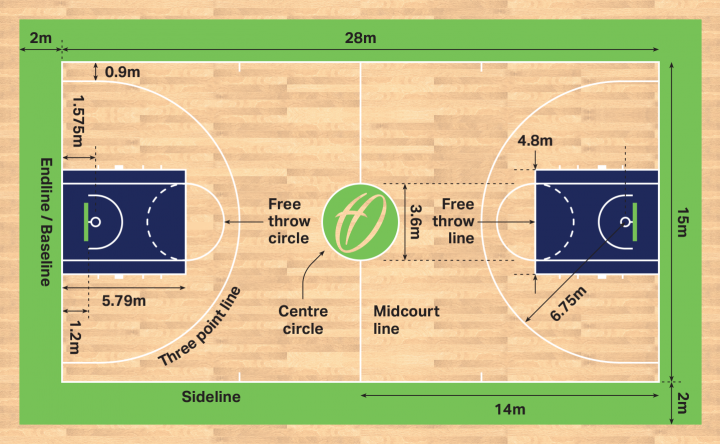
#> input picture scouting-service/images/basketball-court-dimensions.png, 720 x 444 px
$ python -i court_detector.py   (imports and definitions only)
#> lines starting #> are read from the running program, lines starting #| are printed output that depends on the picture; after the words box and inside, x2 and y2 are one past the last pixel; in counts of white or black regions, pixels touching at a corner belong together
#> further down, picture is the input picture: shape (444, 720, 3); mean B, G, R 133.7, 186.9, 191.1
"""
Advanced basketball court detection service using computer vision.

This module provides state-of-the-art court detection capabilities including:
- Line detection using Hough transforms
- Court corner detection and perspective correction
- Court feature recognition (three-point line, paint area, etc.)
- Homography matrix calculation for real-world coordinate mapping
"""

import cv2
import numpy as np
from typing import Dict, List, Tuple, Optional, Any
import logging
from dataclasses import dataclass
import math

logger = logging.getLogger(__name__)


@dataclass
class CourtFeatures:
    """Data class for storing detected court features."""
    corners: Optional[List[Tuple[float, float]]] = None
    three_point_line: Optional[List[Tuple[float, float]]] = None
    free_throw_line: Optional[List[Tuple[float, float]]] = None
    center_circle: Optional[Dict[str, float]] = None  # {"center": [x, y], "radius": r}
    paint_area: Optional[List[Tuple[float, float]]] = None
    homography_matrix: Optional[np.ndarray] = None
    confidence_score: float = 0.0


class CourtDetector:
    """
    Advanced basketball court detection using multiple computer vision techniques.

    This class implements a robust court detection pipeline that can handle
    various camera angles, lighting conditions, and court types.
    """

    def __init__(self, config: Optional[Dict[str, Any]] = None):
        """
        Initialize the court detector with configuration parameters.

        Args:
            config: Configuration dictionary with detection parameters
        """
        self.config = config or {}

        # Standard basketball court dimensions (in feet)
        self.court_length = 94.0  # NBA court length
        self.court_width = 50.0   # NBA court width
        self.three_point_distance = 23.75  # NBA three-point line distance
        self.free_throw_line_distance = 15.0
        self.key_width = 16.0
        self.key_height = 19.0
        self.center_circle_radius = 6.0

        # Detection parameters
        self.line_detection_params = {
            'rho': 1,
            'theta': np.pi / 180,
            'threshold': 100,
            'min_line_length': 50,
            'max_line_gap': 10
        }

        # Update with user config
        if 'line_detection' in self.config:
            self.line_detection_params.update(self.config['line_detection'])

    def detect_court(self, frame: np.ndarray) -> CourtFeatures:
        """
        Detect basketball court features in a video frame.

        Args:
            frame: Input video frame as numpy array (BGR format)

        Returns:
            CourtFeatures object containing detected court elements
        """
        try:
            logger.debug("Starting court detection")

            # Preprocess the frame
            processed_frame = self._preprocess_frame(frame)

            # Detect lines using Hough transform
            lines = self._detect_lines(processed_frame)

            if lines is None or len(lines) == 0:
                logger.warning("No lines detected in frame")
                return CourtFeatures(confidence_score=0.0)

            # Filter and classify lines
            court_lines = self._filter_court_lines(lines, frame.shape)

            # Detect court corners
            corners = self._detect_court_corners(court_lines, frame.shape)

            # Detect specific court features
            features = CourtFeatures()
            features.corners = corners

            if corners and len(corners) >= 4:
                # Calculate homography matrix
                features.homography_matrix = self._calculate_homography(corners)

                # Detect court features
                features.three_point_line = self._detect_three_point_line(processed_frame, corners)
                features.free_throw_line = self._detect_free_throw_line(processed_frame, corners)
                features.center_circle = self._detect_center_circle(processed_frame, corners)
                features.paint_area = self._detect_paint_area(processed_frame, corners)

                # Calculate confidence score
                features.confidence_score = self._calculate_confidence_score(features)

            logger.debug(f"Court detection completed with confidence: {features.confidence_score}")
            return features

        except Exception as e:
            logger.error(f"Error in court detection: {str(e)}")
            return CourtFeatures(confidence_score=0.0)

    def _preprocess_frame(self, frame: np.ndarray) -> np.ndarray:
        """
        Preprocess the frame for better line detection.

        Args:
            frame: Input frame

        Returns:
            Preprocessed frame optimized for line detection
        """
        # Convert to grayscale
        gray = cv2.cvtColor(frame, cv2.COLOR_BGR2GRAY)
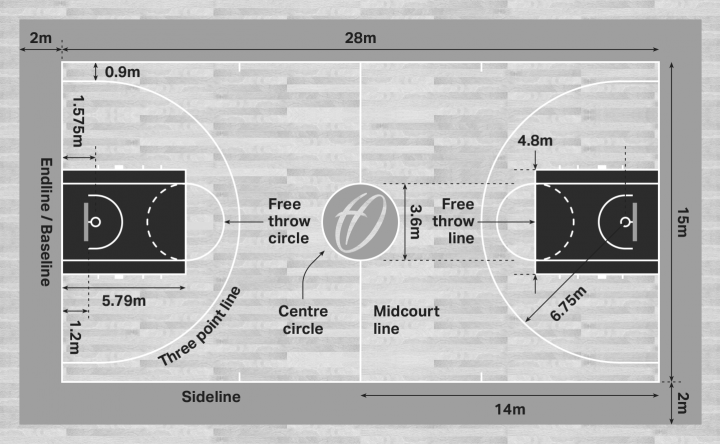
#> gray: shape (444, 720); min 31, max 255, mean 182.1

        # Apply Gaussian blur to reduce noise
        blurred = cv2.GaussianBlur(gray, (5, 5), 0)
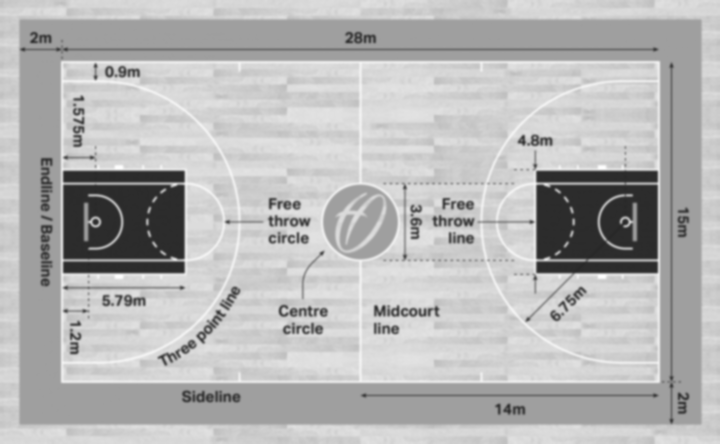
#> blurred: shape (444, 720); min 40, max 254, mean 182.1

        # Apply adaptive histogram equalization
        clahe = cv2.createCLAHE(clipLimit=2.0, tileGridSize=(8, 8))
        enhanced = clahe.apply(blurred)
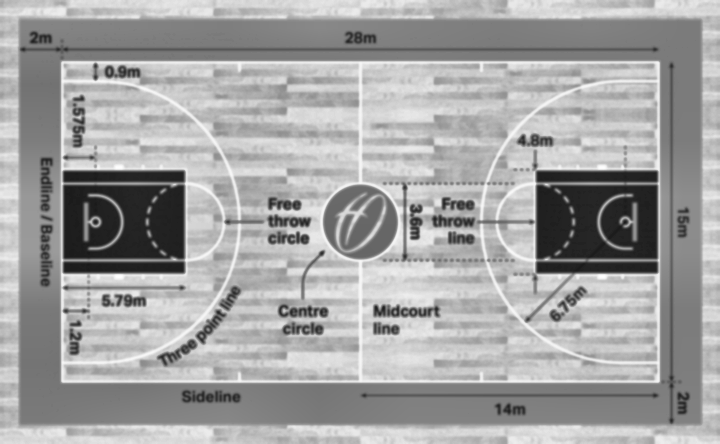
#> enhanced: shape (444, 720); min 25, max 254, mean 162.7

        # Edge detection using Canny
        edges = cv2.Canny(enhanced, 50, 150, apertureSize=3)
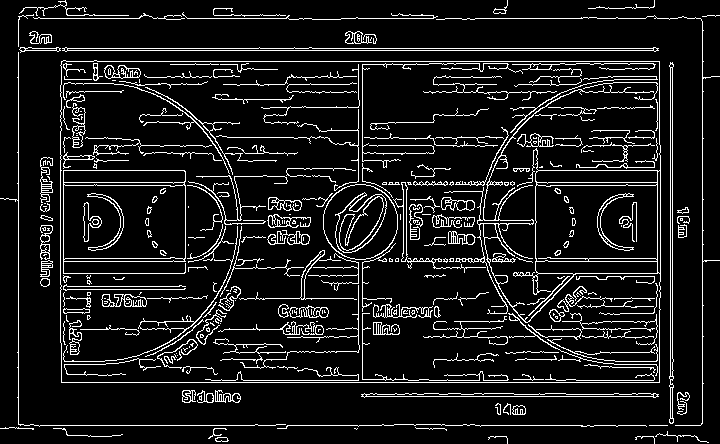
#> edges: shape (444, 720); 10.1% white in thin lines or dots

        # Morphological operations to connect broken lines
        kernel = np.ones((3, 3), np.uint8)
        edges = cv2.morphologyEx(edges, cv2.MORPH_CLOSE, kernel)
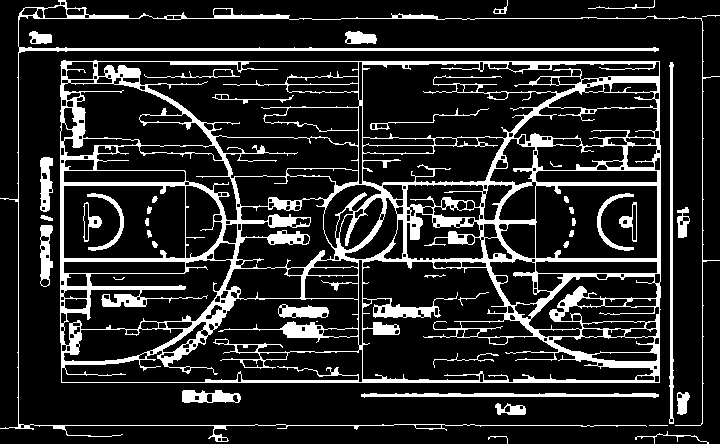
#> edges: shape (444, 720); 15.8% white; 43 white regions (4 under 20 px), largest, box (x1, y1, x2, y2) and area: (60, 60, 661, 383) 37083, (0, 0, 720, 442) 5414, (669, 62, 674, 424) 1108

        return edges

    def _detect_lines(self, processed_frame: np.ndarray) -> Optional[np.ndarray]:
        """
        Detect lines using probabilistic Hough transform.

        Args:
            processed_frame: Preprocessed frame with edges

        Returns:
            Array of detected lines or None if no lines found
        """
        lines = cv2.HoughLinesP(
            processed_frame,
            rho=self.line_detection_params['rho'],
            theta=self.line_detection_params['theta'],
            threshold=self.line_detection_params['threshold'],
            minLineLength=self.line_detection_params['min_line_length'],
            maxLineGap=self.line_detection_params['max_line_gap']
        )
#> lines = 204 rows, first 6: [61, 382, 672, 382], [19, 49, 658, 49], [19, 48, 658, 48], [19, 50, 658, 50], [18, 425, 393, 425], [313, 259, 672, 259]

        return lines

    def _filter_court_lines(self, lines: np.ndarray, frame_shape: Tuple[int, int, int]) -> List[Tuple[float, float, float, float]]:
        """
        Filter and classify detected lines to identify court boundaries.

        Args:
            lines: Raw detected lines
            frame_shape: Shape of the input frame

        Returns:
            List of filtered court lines
        """
#> called with lines = array of shape (204, 1, 4), frame_shape = (444, 720, 3)
        if lines is None:
            return []

        height, width = frame_shape[:2]
        court_lines = []

        for line in lines:
            x1, y1, x2, y2 = line[0]

            # Calculate line length and angle
            length = np.sqrt((x2 - x1)**2 + (y2 - y1)**2)
            angle = np.arctan2(y2 - y1, x2 - x1) * 180 / np.pi

            # Filter lines based on length and position
            if length > min(width, height) * 0.1:  # Minimum length threshold
                # Normalize angle to 0-180 range
                angle = abs(angle)
                if angle > 90:
                    angle = 180 - angle

                # Keep lines that are roughly horizontal or vertical
                if angle < 15 or angle > 75:  # Allow some tolerance
                    court_lines.append((x1, y1, x2, y2))
#> this loop made 204 passes
#> (x1, y1, x2, y2, length, angle) on passes 1 to 12: (61, 382, 672, 382, 611, 0), (19, 49, 658, 49, 639, 0), (19, 48, 658, 48, 639, 0), (19, 50, 658, 50, 639, 0), (18, 425, 393, 425, 375, 0), (313, 259, 672, 259, 359, 0), (61, 61, 659, 61, 598, 0), (41, 260, 260, 260, 219, 0), (153, 18, 311, 18, 158, 0), (335, 183, 672, 183, 337, 0), (205, 380, 672, 380, 467, 0), (382, 261, 514, 261, 132, 0)

        return court_lines

    def _detect_court_corners(self, lines: List[Tuple[float, float, float, float]],
                            frame_shape: Tuple[int, int, int]) -> Optional[List[Tuple[float, float]]]:
        """
        Detect court corners from filtered lines.

        Args:
            lines: Filtered court lines
            frame_shape: Shape of the input frame

        Returns:
            List of detected corner points or None if insufficient corners found
        """
#> called with frame_shape = (444, 720, 3)
        if len(lines) < 4:
            return None

        height, width = frame_shape[:2]
        corners = []

        # Find intersections between lines
        for i, line1 in enumerate(lines):
            for j, line2 in enumerate(lines[i+1:], i+1):
                intersection = self._line_intersection(line1, line2)
                if intersection:
                    x, y = intersection
                    # Check if intersection is within frame bounds
                    if 0 <= x <= width and 0 <= y <= height:
                        corners.append((x, y))
#> this loop made 179 passes

        if len(corners) < 4:
            return None

        # Sort corners to form a quadrilateral
        corners = self._sort_corners(corners)

        # Return the 4 most likely court corners
        return corners[:4] if len(corners) >= 4 else None

    def _line_intersection(self, line1: Tuple[float, float, float, float],
                          line2: Tuple[float, float, float, float]) -> Optional[Tuple[float, float]]:
        """
        Calculate intersection point of two lines.

        Args:
            line1: First line (x1, y1, x2, y2)
            line2: Second line (x1, y1, x2, y2)

        Returns:
            Intersection point (x, y) or None if lines are parallel
        """
        x1, y1, x2, y2 = line1
        x3, y3, x4, y4 = line2

        denom = (x1 - x2) * (y3 - y4) - (y1 - y2) * (x3 - x4)
        if abs(denom) < 1e-10:  # Lines are parallel
            return None

        t = ((x1 - x3) * (y3 - y4) - (y1 - y3) * (x3 - x4)) / denom

        x = x1 + t * (x2 - x1)
        y = y1 + t * (y2 - y1)

        return (x, y)

    def _sort_corners(self, corners: List[Tuple[float, float]]) -> List[Tuple[float, float]]:
        """
        Sort corners in clockwise order starting from top-left.

        Args:
            corners: List of corner points

        Returns:
            Sorted list of corners
        """
        # Convert to numpy array for easier manipulation
        corners_array = np.array(corners)

        # Find centroid
        centroid = np.mean(corners_array, axis=0)

        # Calculate angles from centroid
        angles = np.arctan2(corners_array[:, 1] - centroid[1],
                           corners_array[:, 0] - centroid[0])

        # Sort by angle
        sorted_indices = np.argsort(angles)
        sorted_corners = corners_array[sorted_indices]

        return [(float(x), float(y)) for x, y in sorted_corners]

    def _calculate_homography(self, corners: List[Tuple[float, float]]) -> Optional[np.ndarray]:
        """
        Calculate homography matrix for perspective transformation.

        Args:
            corners: Detected court corners

        Returns:
            3x3 homography matrix or None if calculation fails
        """
        if len(corners) < 4:
            return None

        try:
            # Source points (detected corners)
            src_points = np.array(corners[:4], dtype=np.float32)

            # Destination points (standard court rectangle)
            dst_points = np.array([
                [0, 0],                    # Top-left
                [self.court_width, 0],     # Top-right
                [self.court_width, self.court_length],  # Bottom-right
                [0, self.court_length]     # Bottom-left
            ], dtype=np.float32)

            # Calculate homography matrix
            homography_matrix = cv2.getPerspectiveTransform(src_points, dst_points)

            return homography_matrix

        except Exception as e:
            logger.error(f"Error calculating homography: {str(e)}")
            return None

    def _detect_three_point_line(self, processed_frame: np.ndarray,
                                corners: List[Tuple[float, float]]) -> Optional[List[Tuple[float, float]]]:
        """
        Detect three-point line using template matching and curve detection.

        Args:
            processed_frame: Preprocessed frame
            corners: Detected court corners

        Returns:
            List of points forming the three-point line
        """
        # This is a simplified implementation
        # In a full implementation, you would use more sophisticated curve detection
        try:
            # Use HoughCircles to detect circular arcs
            circles = cv2.HoughCircles(
                processed_frame,
                cv2.HOUGH_GRADIENT,
                dp=1,
                minDist=100,
                param1=50,
                param2=30,
                minRadius=50,
                maxRadius=200
            )

            if circles is not None:
                circles = np.round(circles[0, :]).astype("int")
                # Return the largest circle as potential three-point arc
                if len(circles) > 0:
                    # Convert circle to points
                    center_x, center_y, radius = circles[0]
                    points = []
                    for angle in range(0, 180, 5):  # Half circle
                        x = center_x + radius * np.cos(np.radians(angle))
                        y = center_y + radius * np.sin(np.radians(angle))
                        points.append((float(x), float(y)))
                    return points

            return None

        except Exception as e:
            logger.error(f"Error detecting three-point line: {str(e)}")
            return None

    def _detect_free_throw_line(self, processed_frame: np.ndarray,
                               corners: List[Tuple[float, float]]) -> Optional[List[Tuple[float, float]]]:
        """
        Detect free throw line.

        Args:
            processed_frame: Preprocessed frame
            corners: Detected court corners

        Returns:
            List of points forming the free throw line
        """
        # Simplified implementation - would need more sophisticated detection
        # For now, return None to indicate feature not implemented
        return None

    def _detect_center_circle(self, processed_frame: np.ndarray,
                             corners: List[Tuple[float, float]]) -> Optional[Dict[str, float]]:
        """
        Detect center circle of the court.

        Args:
            processed_frame: Preprocessed frame
            corners: Detected court corners

        Returns:
            Dictionary with center coordinates and radius
        """
        try:
            # Use HoughCircles to detect the center circle
            circles = cv2.HoughCircles(
                processed_frame,
                cv2.HOUGH_GRADIENT,
                dp=1,
                minDist=50,
                param1=50,
                param2=30,
                minRadius=20,
                maxRadius=100
            )

            if circles is not None:
                circles = np.round(circles[0, :]).astype("int")
                if len(circles) > 0:
                    # Return the first detected circle
                    center_x, center_y, radius = circles[0]
                    return {
                        "center": [float(center_x), float(center_y)],
                        "radius": float(radius)
                    }

            return None

        except Exception as e:
            logger.error(f"Error detecting center circle: {str(e)}")
            return None

    def _detect_paint_area(self, processed_frame: np.ndarray,
                          corners: List[Tuple[float, float]]) -> Optional[List[Tuple[float, float]]]:
        """
        Detect paint area (key) of the court.

        Args:
            processed_frame: Preprocessed frame
            corners: Detected court corners

        Returns:
            List of points forming the paint area polygon
        """
        # Simplified implementation - would need more sophisticated detection
        # For now, return None to indicate feature not implemented
        return None

    def _calculate_confidence_score(self, features: CourtFeatures) -> float:
        """
        Calculate confidence score for court detection.

        Args:
            features: Detected court features

        Returns:
            Confidence score between 0.0 and 1.0
        """
        score = 0.0

        # Base score for having corners
        if features.corners and len(features.corners) >= 4:
            score += 0.4

        # Additional score for homography matrix
        if features.homography_matrix is not None:
            score += 0.2

        # Score for detected features
        if features.three_point_line:
            score += 0.15
        if features.center_circle:
            score += 0.15
        if features.free_throw_line:
            score += 0.05
        if features.paint_area:
            score += 0.05

        return min(score, 1.0)

    def transform_point_to_court_coordinates(self, point: Tuple[float, float],
                                           homography_matrix: np.ndarray) -> Optional[Tuple[float, float]]:
        """
        Transform a point from image coordinates to court coordinates.

        Args:
            point: Point in image coordinates (x, y)
            homography_matrix: Homography transformation matrix

        Returns:
            Point in court coordinates or None if transformation fails
        """
        try:
            # Convert point to homogeneous coordinates
            point_homogeneous = np.array([[point[0], point[1], 1.0]], dtype=np.float32).T

            # Apply transformation
            transformed = homography_matrix @ point_homogeneous

            # Convert back to Cartesian coordinates
            if transformed[2, 0] != 0:
                x = transformed[0, 0] / transformed[2, 0]
                y = transformed[1, 0] / transformed[2, 0]
                return (float(x), float(y))

            return None

        except Exception as e:
            logger.error(f"Error transforming point: {str(e)}")
            return None

>>> import cv2
>>> picture = cv2.imread('../../../images/basketball-court-dimensions.png')
>>> result = CourtDetector().detect_court(picture)
